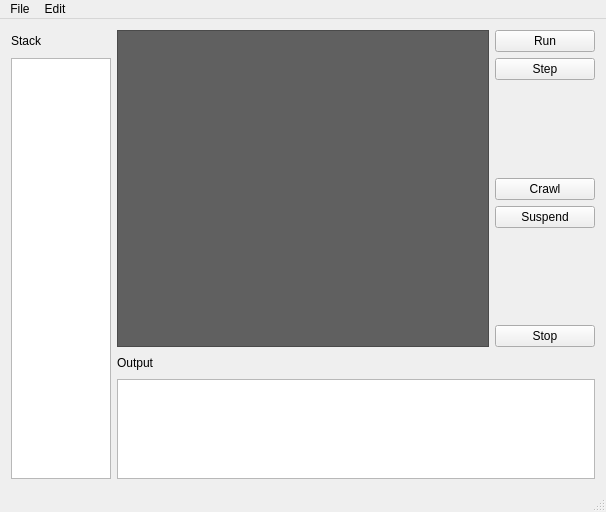
<?xml version="1.0" encoding="UTF-8"?>
<ui version="4.0">
 <class>Beefunge</class>
 <widget class="QMainWindow" name="Beefunge">
  <property name="geometry">
   <rect>
    <x>0</x>
    <y>0</y>
    <width>606</width>
    <height>512</height>
   </rect>
  </property>
  <property name="windowTitle">
   <string>Beefunge</string>
  </property>
  <widget class="QWidget" name="centralWidget">
   <property name="enabled">
    <bool>true</bool>
   </property>
   <layout class="QGridLayout" name="gridLayout">
    <item row="1" column="3">
     <widget class="QPushButton" name="_stepButton">
      <property name="minimumSize">
       <size>
        <width>100</width>
        <height>0</height>
       </size>
      </property>
      <property name="maximumSize">
       <size>
        <width>100</width>
        <height>16777215</height>
       </size>
      </property>
      <property name="text">
       <string>Step</string>
      </property>
     </widget>
    </item>
    <item row="3" column="3">
     <widget class="QPushButton" name="_crawlButton">
      <property name="minimumSize">
       <size>
        <width>100</width>
        <height>0</height>
       </size>
      </property>
      <property name="maximumSize">
       <size>
        <width>100</width>
        <height>16777215</height>
       </size>
      </property>
      <property name="text">
       <string>Crawl</string>
      </property>
     </widget>
    </item>
    <item row="8" column="1" colspan="3">
     <widget class="QTextEdit" name="_outputDisplay">
      <property name="minimumSize">
       <size>
        <width>0</width>
        <height>75</height>
       </size>
      </property>
      <property name="maximumSize">
       <size>
        <width>16777215</width>
        <height>100</height>
       </size>
      </property>
      <property name="readOnly">
       <bool>true</bool>
      </property>
      <property name="textInteractionFlags">
       <set>Qt::NoTextInteraction</set>
      </property>
     </widget>
    </item>
    <item row="0" column="3">
     <widget class="QPushButton" name="_runButton">
      <property name="minimumSize">
       <size>
        <width>100</width>
        <height>0</height>
       </size>
      </property>
      <property name="maximumSize">
       <size>
        <width>100</width>
        <height>16777215</height>
       </size>
      </property>
      <property name="text">
       <string>Run</string>
      </property>
     </widget>
    </item>
    <item row="1" column="0" rowspan="8">
     <widget class="QTextEdit" name="_stackDisplay">
      <property name="minimumSize">
       <size>
        <width>75</width>
        <height>350</height>
       </size>
      </property>
      <property name="maximumSize">
       <size>
        <width>100</width>
        <height>16777215</height>
       </size>
      </property>
      <property name="readOnly">
       <bool>true</bool>
      </property>
      <property name="textInteractionFlags">
       <set>Qt::NoTextInteraction</set>
      </property>
     </widget>
    </item>
    <item row="0" column="0">
     <widget class="QLabel" name="_stackLabel">
      <property name="text">
       <string>Stack</string>
      </property>
     </widget>
    </item>
    <item row="0" column="1" rowspan="7" colspan="2">
     <widget class="QTextEdit" name="_honeycomb">
      <property name="minimumSize">
       <size>
        <width>250</width>
        <height>250</height>
       </size>
      </property>
      <property name="styleSheet">
       <string notr="true">background-color: #606060</string>
      </property>
      <property name="overwriteMode">
       <bool>false</bool>
      </property>
      <property name="acceptRichText">
       <bool>false</bool>
      </property>
      <property name="cursorWidth">
       <number>8</number>
      </property>
     </widget>
    </item>
    <item row="7" column="1">
     <widget class="QLabel" name="_outputLabel">
      <property name="sizePolicy">
       <sizepolicy hsizetype="Minimum" vsizetype="Minimum">
        <horstretch>0</horstretch>
        <verstretch>0</verstretch>
       </sizepolicy>
      </property>
      <property name="maximumSize">
       <size>
        <width>16777215</width>
        <height>20</height>
       </size>
      </property>
      <property name="text">
       <string>Output</string>
      </property>
     </widget>
    </item>
    <item row="4" column="3">
     <widget class="QPushButton" name="_suspendButton">
      <property name="minimumSize">
       <size>
        <width>100</width>
        <height>0</height>
       </size>
      </property>
      <property name="maximumSize">
       <size>
        <width>100</width>
        <height>16777215</height>
       </size>
      </property>
      <property name="text">
       <string>Suspend</string>
      </property>
     </widget>
    </item>
    <item row="6" column="3">
     <widget class="QPushButton" name="_stopButton">
      <property name="minimumSize">
       <size>
        <width>100</width>
        <height>0</height>
       </size>
      </property>
      <property name="maximumSize">
       <size>
        <width>100</width>
        <height>16777215</height>
       </size>
      </property>
      <property name="text">
       <string>Stop</string>
      </property>
     </widget>
    </item>
   </layout>
  </widget>
  <widget class="QMenuBar" name="menuBar">
   <property name="geometry">
    <rect>
     <x>0</x>
     <y>0</y>
     <width>606</width>
     <height>22</height>
    </rect>
   </property>
   <widget class="QMenu" name="_mainBar">
    <property name="title">
     <string>File</string>
    </property>
    <addaction name="_actionNewFile"/>
    <addaction name="_actionOpenFile"/>
    <addaction name="separator"/>
    <addaction name="_actionSaveFile"/>
    <addaction name="_actionSaveAs"/>
    <addaction name="separator"/>
    <addaction name="_actionCloseFile"/>
   </widget>
   <widget class="QMenu" name="menuEdit">
    <property name="title">
     <string>Edit</string>
    </property>
   </widget>
   <addaction name="_mainBar"/>
   <addaction name="menuEdit"/>
  </widget>
  <widget class="QStatusBar" name="statusBar"/>
  <action name="_actionNewFile">
   <property name="text">
    <string>New File...</string>
   </property>
  </action>
  <action name="_actionOpenFile">
   <property name="text">
    <string>Open File...</string>
   </property>
  </action>
  <action name="_actionSaveFile">
   <property name="text">
    <string>Save File...</string>
   </property>
  </action>
  <action name="_actionSaveAs">
   <property name="text">
    <string>Save As...</string>
   </property>
  </action>
  <action name="_actionCloseFile">
   <property name="text">
    <string>Close File</string>
   </property>
  </action>
 </widget>
 <layoutdefault spacing="6" margin="11"/>
 <resources/>
 <connections/>
</ui>
